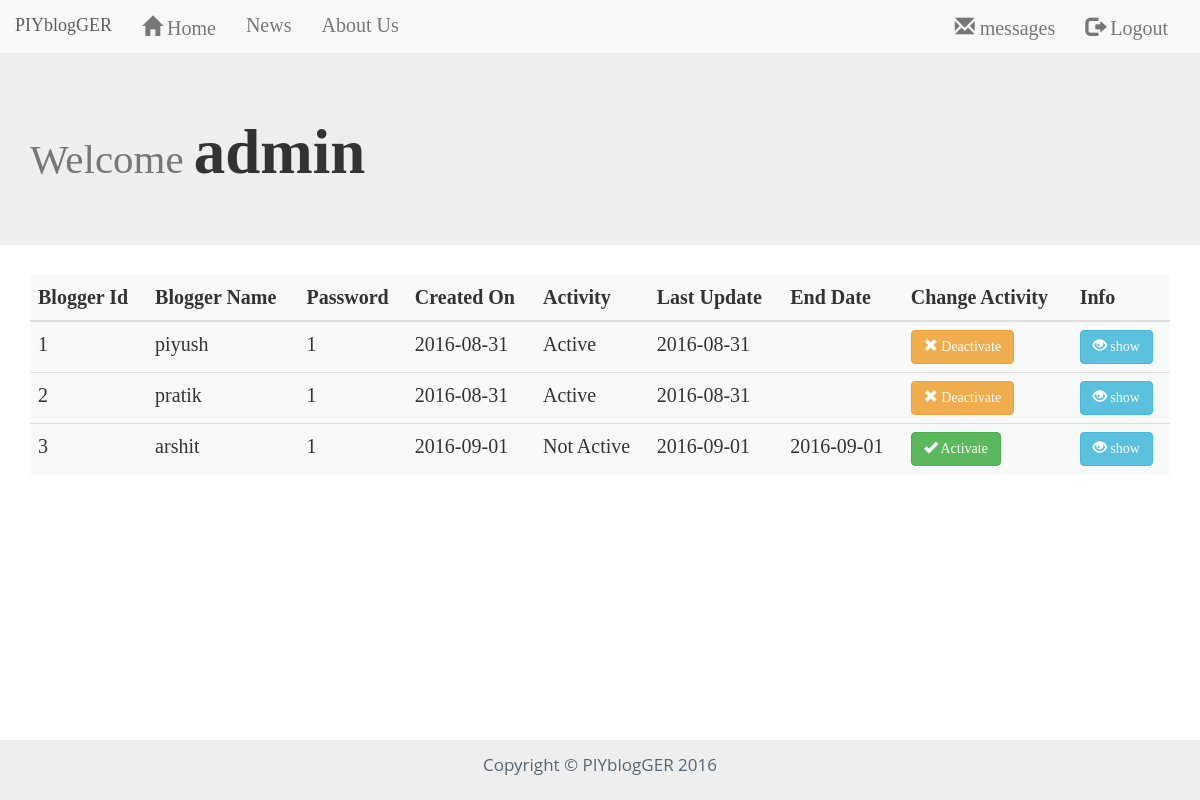
Page /ST3/admin/ (signed in) on the earlier database version.
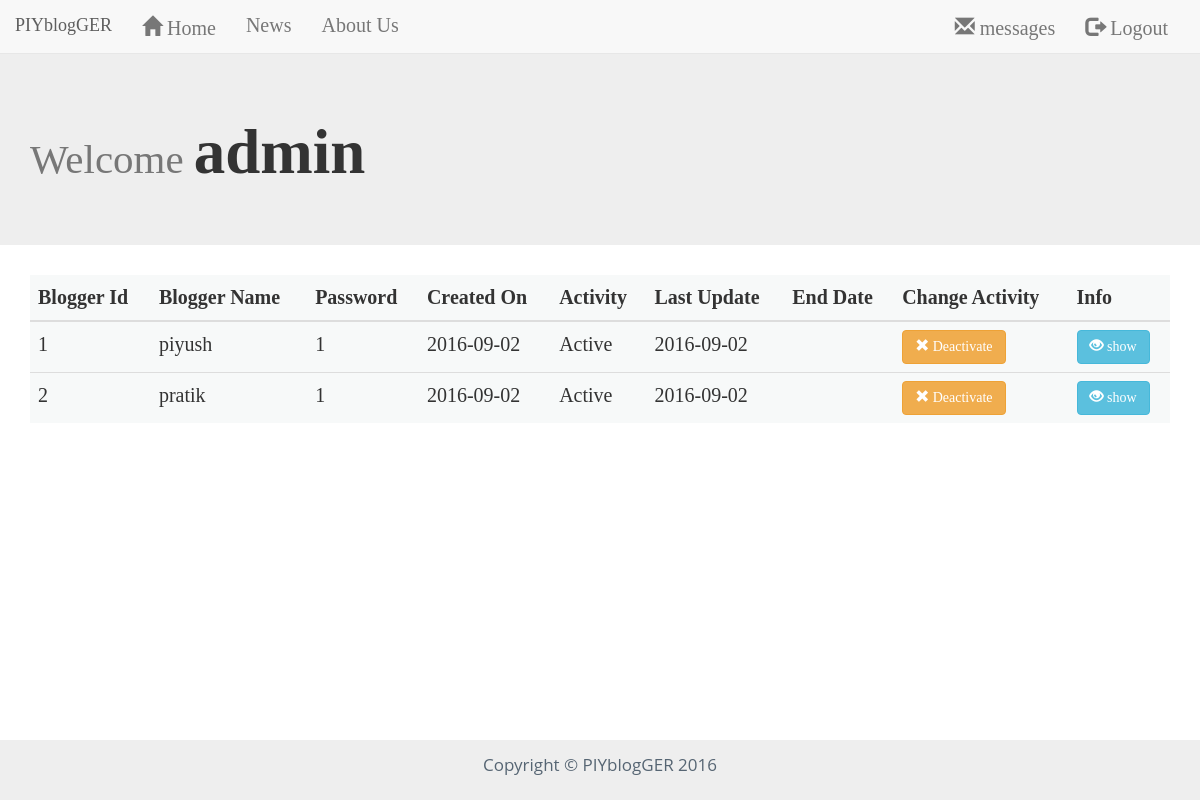
Same page on the later database version.
### tables this page shows
CREATE TABLE `blogger_info` (
  `bloggerId` int(11) NOT NULL AUTO_INCREMENT,
  `userName` varchar(50) DEFAULT NULL,
  `password` varchar(25) DEFAULT NULL,
  `createdDate` date DEFAULT NULL,
  `isActive` char(1) DEFAULT NULL,
  `updateDate` date DEFAULT NULL,
  `endDate` date DEFAULT NULL,
  PRIMARY KEY (`bloggerId`)
);

### ST3/phpfile/database.php (called while the page is built, shortened)
<?php
class connect{
	public $connection;
	public $host;
	public $userName;
	public $password;
	public $db;
		public function __construct()
		{
			$this->host = "localhost";
			$this->userName = "root";
			$this->password = "Piyush666";
			$this->db = "blog";
		}
		public function openConnection()
		{
			$this->connection = mysqli_connect($this->host,$this->userName,$this->password);
			$createDB = "create database if not exists " .$this->db;
 			$this->connection->query($createDB);
			mysqli_select_db($this->connection,$this->db);
		}
		public function exeQuery($Query){
			$result = $this->connection->query($Query);
			return $result;
		}
}
?>

### ST3/phpfile/classHeader.php (called while the page is built, shortened)
<?php
require 'database.php';
class blogger
{
	private $isActive;
	public function __construct()
	{
		$create = "create table if not exists blogger_info(bloggerId int primary key auto_increment, userName varchar(50), password varchar(25), createdDate date,isActive char(1) , updateDate date ,endDate date)";
		$user = "create table if not exists users(userName varchar(50),password varchar(25),type char(1))";
		$profile = "create table if not exists userProfile(profileId int primary key auto_increment,bloggerId int unique references blogger_info(bloggerId) , userName varchar(50) , Name varchar(50) , about text, address varchar(200) ,contact varchar(200) , gender varchar(20) , photo longblob)";
		$conn = new connect();
	}
	public function getDetails($userName)
	{
		$conn = new connect();
		$que = 'SELECT * from blogger_info WHERE userName ="'.$userName.'"';
		$result = $conn->exeQuery($que);
		if ($result){
		$details = $result->fetch_assoc();
		$this->isActive = $details["isActive"];
		}
	}
	public function isActive()
	{
		if($this->isActive == 'Y') return 1;
		if($this->isActive == 'N') return 0;
	}
}
?>

### ST3/admin/index.php (the view, shortened to what this page needs)
<?php
   require '../phpfile/classHeader.php';
	if(empty($_SESSION["admin"]))
		header("location:../index.php");
	else
	{
		$conn = new connect();
	}
?>
<!DOCTYPE html>
<html>
<head>
<link rel="stylesheet" type="text/css" href="../../css/bootstrap.css">
<link rel="stylesheet" type="text/css" href="../../css/piyUser.css">
</head>
<body>
    <nav class="navbar navbar-default navbar-fixed-top" role="navigation" >
  <div class="container-fluid">
    <div class="navbar-header">
      <a class="navbar-brand" href="../ST3/">PIYblogGER</a>
    </div>
    <div class="collapse navbar-collapse" id="nvbar">
      <ul class="nav navbar-nav">
        <li><a href="../../ST3/"><span class="glyphicon glyphicon-home"></span> Home</a></li>
        <li><a href="#">News</a></li>
        <li><a href="../about_us.php">About Us</a></li>
      </ul>
      <ul class="nav navbar-nav navbar-right" style="margin-right:2px;">
      	<li><a href="messages.php"><span class="glyphicon glyphicon-envelope"></span> messages</a></li>
      	<li><a  href="../logout.php"> <span class="glyphicon glyphicon-log-out"></span> Logout</a></li>
      </ul>
    </div>
  </div>
</nav>
  <div class="jumbotron">
  <div class="container">
    <h1><small>Welcome </small><?php echo  $_SESSION["admin"];?> </h1>
  </div>
</div>
	<div class="container">
	<div class="table table-responsive" >
	<table class="table table-hover" style="background-color:#F7F9F9;width:100%;">
	<thead>
	<tr>
	<th>Blogger Id</th>
	<th>Blogger Name</th>
	<th>Password</th>
	<th>Created On</th>
	<th>Activity</th>
	<th>Last Update</th>
	<th>End Date</th>
	<th>Change Activity</th>
	<th>Info</th>
	</tr>
	</thead>
		<tbody>
		<?php
			$que = "SELECT * from blogger_info";
			$result = $conn->exeQuery($que);
			$blogger = new blogger();
			while($row = $result->fetch_assoc())
			{
				echo "<tr>";
				$blogger->getDetails($row["userName"]);
				echo '<td>' .$row['bloggerId']. '</td>';
				echo '<td>'.$row["userName"].'</td>';
				echo '<td>' .$row["password"]. '</td>';
				echo '<td>' .$row["createdDate"]. '</td>';
				echo '<td>';
				if ($row["isActive"] == 'Y')
					echo "Active";
				else echo "Not Active". '</td>' ;
				echo '<td>' .$row["updateDate"]. '</td>' ;
				if($row["endDate"] && $row["endDate"] != "0000-00-00")
					echo '<td>' .$row["endDate"]. '</td>' ;
				else
					echo '<td></td>' ;
				echo "<td><form method='post' action='index.php'>
					  <input type = 'hidden' name ='uId' value =".$blogger->getBloggerId().">";
				if($blogger->isActive() == 1)
					echo "<button name='activity' class='btn btn-warning' type= 'submit' value = 'N'><span class='glyphicon glyphicon-remove'></span> Deactivate</button>";
				if($blogger->isActive() == 0)
					echo "<button name='activity' class='btn btn-success' type= 'submit' value = 'Y'><span class='glyphicon glyphicon-ok'></span> Activate </button>";
				echo "</form></td>";
				echo'<td><form method="post" action="showUser.php">
				<input type="hidden" name="bloggerId" value="'.$blogger->getBloggerId().'">';
				echo '<button class="btn btn-info" type="submit"><span class="glyphicon glyphicon-eye-open"></span> show</button></form></td>';
			}
		?>
	</tr>
	</tbody>
	</table>
	</div>
</div>
</body>
<div class="container-fluid  pi-footer" >
  <footer class="footer">
   <p> <small>Copyright &copy; PIYblogGER 2016</small></p>
 </footer>
</div>
</html>

Differences in the rows shown:
removed blogger_info: bloggerId "3", userName "arshit", password "1", createdDate "2016-09-01", isActive "Not Active", updateDate "2016-09-01", endDate "2016-09-01"
changed blogger_info "piyush": createdDate "2016-08-31" → "2016-09-02"; updateDate "2016-08-31" → "2016-09-02"
changed blogger_info "pratik": createdDate "2016-08-31" → "2016-09-02"; updateDate "2016-08-31" → "2016-09-02"
